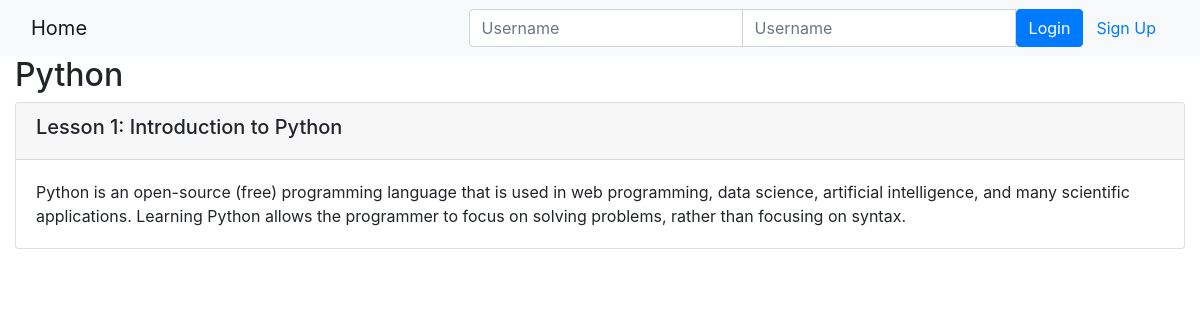
/1/, run on the app's committed database.
### onlinecourse/models.py (models this page shows, shortened)
class Course(models.Model):
    name = models.CharField(null=False, max_length=30, default='online course')
    image = models.ImageField(upload_to='course_images/')
    description = models.CharField(max_length=1000)
    pub_date = models.DateField(null=True)
    instructors = models.ManyToManyField(Instructor)
    users = models.ManyToManyField(settings.AUTH_USER_MODEL, through='Enrollment')
    total_enrollment = models.IntegerField(default=0)
    is_enrolled = False

class Lesson(models.Model):
    title = models.CharField(max_length=200, default="title")
    order = models.IntegerField(default=0)
    course = models.ForeignKey(Course, on_delete=models.CASCADE)
    content = models.TextField()

### onlinecourse/views.py (the view)
# urls.py: path('<int:pk>/', views.CourseDetailView.as_view(), name='course_details'),
class CourseDetailView(generic.DetailView):
    model = Course
    template_name = 'onlinecourse/course_detail_bootstrap.html'

### templates/onlinecourse/course_detail_bootstrap.html (shortened to what this page needs)
<!DOCTYPE html>
<html lang="en">
<head>
     {% load static %}
    <link rel="stylesheet" href="https://maxcdn.bootstrapcdn.com/bootstrap/4.5.2/css/bootstrap.min.css">
</head>
<body>
    <nav class="navbar navbar-light bg-light">
        <div class="container-fluid">
            <div class="navbar-header">
                  <a class="navbar-brand" href="{% url 'onlinecourse:index' %}">Home</a>
            </div>
            <ul class="nav navbar-nav navbar-right">
                {% if user.is_authenticated %}
                <li>
                    <a class="btn btn-link" href="#">{{ user.first_name }}({{ user.username }})</a>
                    <a class="btn btn-link" href="{% url 'onlinecourse:logout' %}">Logout</a>
                </li>
                {% else %}
                <li>
                    <form class="form-inline" action="{% url 'onlinecourse:login' %}" method="post">
                        <div class="input-group">
                            <input type="text" class="form-control" placeholder="Username" name="username" >
                            <input type="password" class="form-control" placeholder="Username" name="psw" >
                            <button class="btn btn-primary" type="submit">Login</button>
                            <a class="btn btn-link" href="{% url 'onlinecourse:registration' %}">Sign Up</a>
                        </div>
                    </form>
                </li>
                {% endif %}
            </ul>
        </div>
    </nav>
    <div class="container-fluid">
            <h2>{{ course.name }}</h2>
            <div class="card-columns-vertical">
                {% for lesson in course.lesson_set.all %}
                    <div class="card mt-1">
                        <div class="card-header"><h5>Lesson {{lesson.order|add:1}}: {{lesson.title}}</h5></div>
                        <div class="card-body">{{lesson.content}}</div>
                    </div>
                {% endfor %}
            </div>
    </div>
</body>
</html>

### data on the page
Course: name "Python"
Lesson: order|add "1", title "Introduction to Python", content "Python is an open-source (free) programming language that is used in web programming, data science, artificial intelligence, and many scientific applications. Learning Python allows the programmer to focus on solving problems, rather than focusing on syntax."
